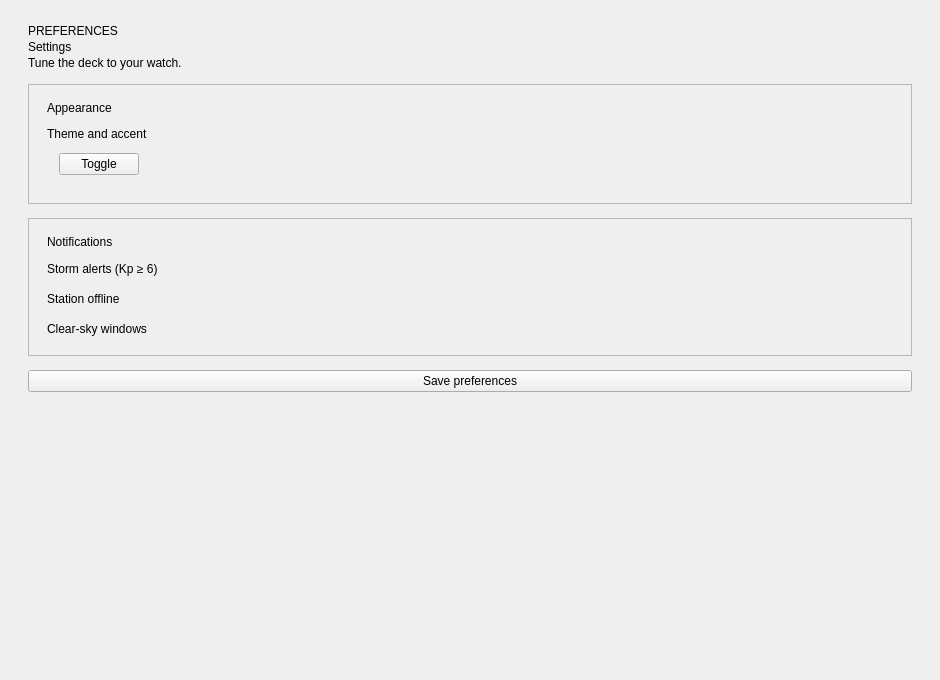
<?xml version="1.0" encoding="UTF-8"?>
<ui version="4.0">
 <class>SettingsComponent</class>
 <widget class="QCustomComponent" name="SettingsComponent">
  <property name="geometry"><rect><x>0</x><y>0</y><width>940</width><height>680</height></rect></property>
  <layout class="QVBoxLayout" name="SettingsOuter">
 <property name="spacing"><number>0</number></property>
 <property name="leftMargin"><number>0</number></property>
 <property name="topMargin"><number>0</number></property>
 <property name="rightMargin"><number>0</number></property>
 <property name="bottomMargin"><number>0</number></property>
 <item>
  <widget class="QScrollArea" name="SettingsScroll">
   <property name="widgetResizable"><bool>true</bool></property>
   <property name="frameShape"><enum>QFrame::NoFrame</enum></property>
   <property name="horizontalScrollBarPolicy"><enum>Qt::ScrollBarAlwaysOff</enum></property>
   <widget class="QWidget" name="SettingsScrollContents">
    <property name="geometry"><rect><x>0</x><y>0</y><width>1200</width><height>760</height></rect></property>
    <layout class="QHBoxLayout" name="SettingsCenterRow">
     <property name="spacing"><number>0</number></property>
     <property name="leftMargin"><number>28</number></property>
     <property name="topMargin"><number>24</number></property>
     <property name="rightMargin"><number>28</number></property>
     <property name="bottomMargin"><number>24</number></property>
     <item>
      <spacer name="SettingsLeftSp"><property name="orientation"><enum>Qt::Horizontal</enum></property><property name="sizeHint" stdset="0"><size><width>0</width><height>0</height></size></property></spacer>
     </item>
     <item>
      <widget class="QWidget" name="SettingsColumn" native="true">
       <property name="sizePolicy"><sizepolicy hsizetype="Expanding" vsizetype="Preferred"><horstretch>20</horstretch><verstretch>0</verstretch></sizepolicy></property>
       <property name="maximumSize"><size><width>900</width><height>16777215</height></size></property>
       <layout class="QVBoxLayout" name="SettingsColLayout">
        <property name="spacing"><number>14</number></property>
        <property name="leftMargin"><number>0</number></property>
        <property name="topMargin"><number>0</number></property>
        <property name="rightMargin"><number>0</number></property>
        <property name="bottomMargin"><number>0</number></property>
       <item>
    <layout class="QVBoxLayout" name="settingsHeader">
     <property name="spacing"><number>2</number></property>
     <item><widget class="QLabel" name="settingsKicker"><property name="role" stdset="0"><string>kicker</string></property><property name="text"><string>PREFERENCES</string></property></widget></item>
     <item><widget class="QLabel" name="settingsTitle"><property name="role" stdset="0"><string>h1</string></property><property name="text"><string>Settings</string></property></widget></item>
     <item><widget class="QLabel" name="settingsSub"><property name="role" stdset="0"><string>muted</string></property><property name="text"><string>Tune the deck to your watch.</string></property></widget></item>
    </layout>
   </item>
   <item>
    <widget class="QFrame" name="appearanceCard">
     <property name="frameShape"><enum>QFrame::StyledPanel</enum></property><property name="role" stdset="0"><string>card</string></property>
     <layout class="QVBoxLayout" name="appearanceLayout">
      <property name="spacing"><number>12</number></property>
      <property name="leftMargin"><number>18</number></property>
      <property name="topMargin"><number>16</number></property>
      <property name="rightMargin"><number>18</number></property>
      <property name="bottomMargin"><number>16</number></property>
      <item><widget class="QLabel" name="appearanceTitle"><property name="role" stdset="0"><string>h2</string></property><property name="text"><string>Appearance</string></property></widget></item>
      <item><widget class="QLabel" name="appearanceSub"><property name="role" stdset="0"><string>muted</string></property><property name="text"><string>Theme and accent</string></property></widget></item>
      <item>
       <layout class="QHBoxLayout" name="themeRow">
        <property name="spacing"><number>12</number></property>
        <item><widget class="QCustomSegmentedControl" name="themeSeg"><property name="currentIndex" stdset="0"><number>1</number></property></widget></item>
        <item><widget class="QCustomThemeDarkLightToggle" name="themeToggle"><property name="text"><string>Toggle</string></property></widget></item>
        <item><spacer name="themeSp"><property name="orientation"><enum>Qt::Horizontal</enum></property><property name="sizeHint" stdset="0"><size><width>40</width><height>20</height></size></property></spacer></item>
       </layout>
      </item>
      <item><widget class="QCustomColorPicker" name="accentPicker" /></item>
     </layout>
    </widget>
   </item>
   <item>
    <widget class="QFrame" name="notifCard">
     <property name="frameShape"><enum>QFrame::StyledPanel</enum></property><property name="role" stdset="0"><string>card</string></property>
     <layout class="QVBoxLayout" name="notifLayout">
      <property name="spacing"><number>10</number></property>
      <property name="leftMargin"><number>18</number></property>
      <property name="topMargin"><number>16</number></property>
      <property name="rightMargin"><number>18</number></property>
      <property name="bottomMargin"><number>16</number></property>
      <item><widget class="QLabel" name="notifTitle"><property name="role" stdset="0"><string>h2</string></property><property name="text"><string>Notifications</string></property></widget></item>
      <item>
       <layout class="QHBoxLayout" name="notifStormRow">
        <item><widget class="QLabel" name="notifStormLbl"><property name="role" stdset="0"><string>muted</string></property><property name="text"><string>Storm alerts (Kp ≥ 6)</string></property></widget></item>
        <item><spacer name="notifStormSp"><property name="orientation"><enum>Qt::Horizontal</enum></property><property name="sizeHint" stdset="0"><size><width>40</width><height>20</height></size></property></spacer></item>
        <item><widget class="QCustomSwitch" name="notifStorm"><property name="checked" stdset="0"><bool>true</bool></property></widget></item>
       </layout>
      </item>
      <item>
       <layout class="QHBoxLayout" name="notifOfflineRow">
        <item><widget class="QLabel" name="notifOfflineLbl"><property name="role" stdset="0"><string>muted</string></property><property name="text"><string>Station offline</string></property></widget></item>
        <item><spacer name="notifOfflineSp"><property name="orientation"><enum>Qt::Horizontal</enum></property><property name="sizeHint" stdset="0"><size><width>40</width><height>20</height></size></property></spacer></item>
        <item><widget class="QCustomSwitch" name="notifOffline"><property name="checked" stdset="0"><bool>true</bool></property></widget></item>
       </layout>
      </item>
      <item>
       <layout class="QHBoxLayout" name="notifClearRow">
        <item><widget class="QLabel" name="notifClearLbl"><property name="role" stdset="0"><string>muted</string></property><property name="text"><string>Clear-sky windows</string></property></widget></item>
        <item><spacer name="notifClearSp"><property name="orientation"><enum>Qt::Horizontal</enum></property><property name="sizeHint" stdset="0"><size><width>40</width><height>20</height></size></property></spacer></item>
        <item><widget class="QCustomSwitch" name="notifClear"><property name="checked" stdset="0"><bool>false</bool></property></widget></item>
       </layout>
      </item>
     </layout>
    </widget>
   </item>
   <item>
    <widget class="QCustomQPushButton" name="saveBtn">
     <property name="text"><string>Save preferences</string></property>
     <property name="variant" stdset="0"><string>primary</string></property>
    </widget>
   </item>
   <item>
    <spacer name="settingsSpacer">
     <property name="orientation"><enum>Qt::Vertical</enum></property>
     <property name="sizeHint" stdset="0"><size><width>20</width><height>20</height></size></property>
    </spacer>
   </item>
  </layout>
      </widget>
     </item>
     <item>
      <spacer name="SettingsRightSp"><property name="orientation"><enum>Qt::Horizontal</enum></property><property name="sizeHint" stdset="0"><size><width>0</width><height>0</height></size></property></spacer>
     </item>
    </layout>
   </widget>
  </widget>
 </item>
</layout></widget>
 <customwidgets>
  <customwidget><class>QCustomComponent</class><extends>QWidget</extends><header>Custom_Widgets.QCustomComponent</header><container>1</container></customwidget>
  <customwidget><class>QCustomSegmentedControl</class><extends>QWidget</extends><header>Custom_Widgets.QCustomSegmentedControl</header></customwidget>
  <customwidget><class>QCustomThemeDarkLightToggle</class><extends>QPushButton</extends><header>Custom_Widgets.QCustomThemeDarkLightToggle</header></customwidget>
  <customwidget><class>QCustomColorPicker</class><extends>QWidget</extends><header>Custom_Widgets.QCustomColorPicker</header></customwidget>
  <customwidget><class>QCustomSwitch</class><extends>QWidget</extends><header>Custom_Widgets.QCustomSwitch</header></customwidget>
  <customwidget><class>QCustomQPushButton</class><extends>QPushButton</extends><header>Custom_Widgets.QCustomQPushButton</header></customwidget>
 </customwidgets>
 <resources />
 <connections />
</ui>
